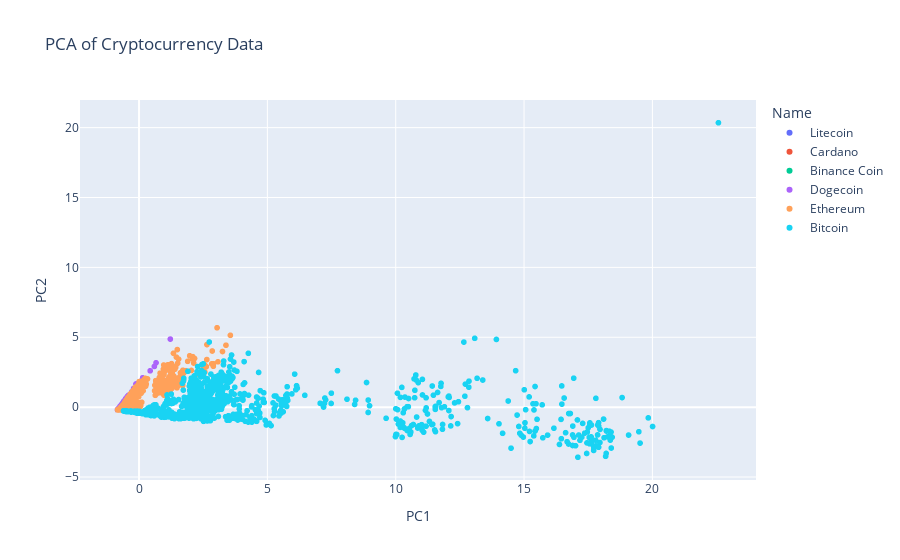

The cell this chart's notebook holds for it:
### Markdown cell above
### **Principal Component Analysis (PCA)**

### Code cell
import pandas as pd
from sklearn.decomposition import PCA
from sklearn.preprocessing import StandardScaler

# Load the data
df = pd.read_csv('sixcrypto.csv', parse_dates=['Date'], index_col='Date')

# Select the features to use in PCA
features = ['Open', 'High', 'Low', 'Close', 'Volume', 'Marketcap']
x = df.loc[:, features].values

# Standardize the data
x = StandardScaler().fit_transform(x)

# Perform PCA
pca = PCA(n_components=2)
principal_components = pca.fit_transform(x)

# Create a new dataframe with the principal components
pca_df = pd.DataFrame(data=principal_components, columns=['PC1', 'PC2'], index=df.index)

# Concatenate the principal components dataframe with the original dataframe
df_pca = pd.concat([pca_df, df], axis=1)

# Visualize the results
import plotly.express as px

fig = px.scatter(df_pca, x='PC1', y='PC2', color='Name', title='PCA of Cryptocurrency Data')
fig.show()

### Figure 1 — Plotly figure (JSON) as saved in the notebook; plotly's stock layout.template omitted (floating-point values rounded to 4 significant figures; data arrays with more than 128 entries replaced by an {"elided": "..."} marker saying what was removed)
{"data": [{"hovertemplate": "Name=Litecoin<br>PC1=%{x}<br>PC2=%{y}<extra></extra>", "legendgroup": "Litecoin", "marker": {"color": "#636efa", "symbol": "circle"}, "mode": "markers", "name": "Litecoin", "showlegend": true, "type": "scattergl", "x": {"elided": "1648 float values"}, "xaxis": "x", "y": {"elided": "1648 float values"}, "yaxis": "y"}, {"hovertemplate": "Name=Cardano<br>PC1=%{x}<br>PC2=%{y}<extra></extra>", "legendgroup": "Cardano", "marker": {"color": "#EF553B", "symbol": "circle"}, "mode": "markers", "name": "Cardano", "showlegend": true, "type": "scattergl", "x": {"elided": "1374 float values"}, "xaxis": "x", "y": {"elided": "1374 float values"}, "yaxis": "y"}, {"hovertemplate": "Name=Binance Coin<br>PC1=%{x}<br>PC2=%{y}<extra></extra>", "legendgroup": "Binance Coin", "marker": {"color": "#00cc96", "symbol": "circle"}, "mode": "markers", "name": "Binance Coin", "showlegend": true, "type": "scattergl", "x": {"elided": "1442 float values"}, "xaxis": "x", "y": {"elided": "1442 float values"}, "yaxis": "y"}, {"hovertemplate": "Name=Dogecoin<br>PC1=%{x}<br>PC2=%{y}<extra></extra>", "legendgroup": "Dogecoin", "marker": {"color": "#ab63fa", "symbol": "circle"}, "mode": "markers", "name": "Dogecoin", "showlegend": true, "type": "scattergl", "x": {"elided": "1648 float values"}, "xaxis": "x", "y": {"elided": "1648 float values"}, "yaxis": "y"}, {"hovertemplate": "Name=Ethereum<br>PC1=%{x}<br>PC2=%{y}<extra></extra>", "legendgroup": "Ethereum", "marker": {"color": "#FFA15A", "symbol": "circle"}, "mode": "markers", "name": "Ethereum", "showlegend": true, "type": "scattergl", "x": {"elided": "1648 float values"}, "xaxis": "x", "y": {"elided": "1648 float values"}, "yaxis": "y"}, {"hovertemplate": "Name=Bitcoin<br>PC1=%{x}<br>PC2=%{y}<extra></extra>", "legendgroup": "Bitcoin", "marker": {"color": "#19d3f3", "symbol": "circle"}, "mode": "markers", "name": "Bitcoin", "showlegend": true, "type": "scattergl", "x": {"elided": "1648 float values"}, "xaxis": "x", "y": {"elided": "1648 float values"}, "yaxis": "y"}], "layout": {"legend": {"title": {"text": "Name"}, "tracegroupgap": 0}, "title": {"text": "PCA of Cryptocurrency Data"}, "xaxis": {"anchor": "y", "domain": [0, 1], "title": {"text": "PC1"}}, "yaxis": {"anchor": "x", "domain": [0, 1], "title": {"text": "PC2"}}}}
